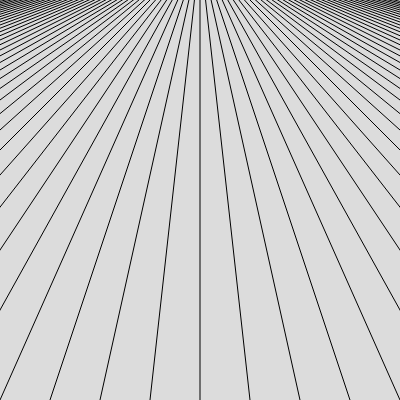
Frame 1 (no input)
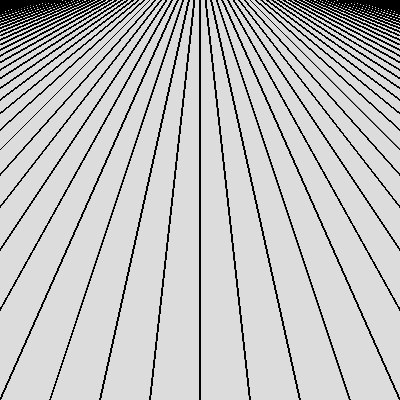
Frame 60 (no input)
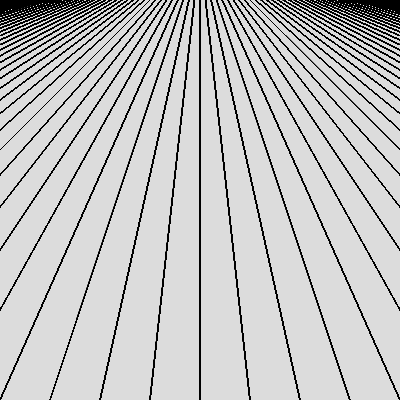
Frame 120 (the mouse pressed at the canvas centre since frame 60)

The p5.js sketch that drew these frames (run headless with seeded random() and noise() and a simulated clock; from frame 60 on, the mouse is pressed at the canvas centre):

// p5.js sketch
// ── sketch.js
function setup() {
  createCanvas(400, 400);
  background(220);
  
}

function draw(){
  for (let x = -1600; x < 2000; x+=50){ 
  line(x, 400, 200, -50)
}

}


// x1
// Number: the x-coordinate of the first point.
// y1
// Number: the y-coordinate of the first point.
// x2
// Number: the x-coordinate of the second point.
// y2
// Number: the y-coordinate of the second point.
// z1
// Number: the z-coordinate of the first point.
// z2
// Number: the z-coordinate of the second point.
